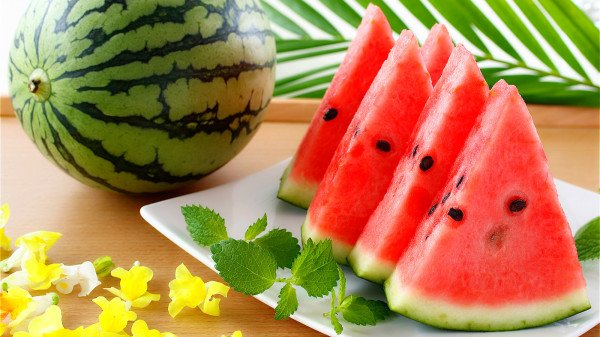
#> input picture open_modules/data/fruit.jpg, 600 x 337 px
$ python about_pillow.py
#> lines starting #> are read from the running program, lines starting #| are printed output that depends on the picture
#!/usr/bin/env python
# -*- coding: utf8 -*-
__author__ = "wangqiang"

'''
图像处理模块 pillow
pip install pillow
'''
import PIL
from PIL import Image


def open_and_show():
    img = Image.open("data/lenna.png")
    img.show()

    print("width: ", img.width)
    print("height: ", img.height)
    print("size: ", img.size)
    print("mode: ", img.mode)
    print("format: ", img.format)
    print("is_animated: ", img.is_animated)
    print("readonly: ", img.readonly)
    print("info: ", img.info)


def rotate_1():
    img = Image.open("data/fruit.jpg")
    rotated = img.rotate(90, expand=True)  # expand=True 防止旋转出现黑边
    rotated.show()


def rotate_2():
    img = Image.open("data/fruit.jpg")
#> img is the input picture: PIL image 600x337 RGB; mean R, G, B 177.9, 133.4, 82.7
    rotated = img.transpose(Image.ROTATE_90)  # 使用transpose防止出现黑边
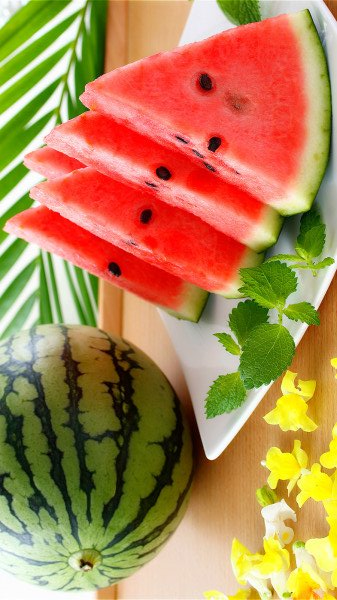
#> rotated: PIL image 337x600 RGB; mean R, G, B 177.9, 133.4, 82.7
    rotated.show()


if __name__ == '__main__':
    # open_and_show()
    # rotate_1()
    rotate_2()

$ run again, with open_modules/data/apple.jpg copied over open_modules/data/fruit.jpg
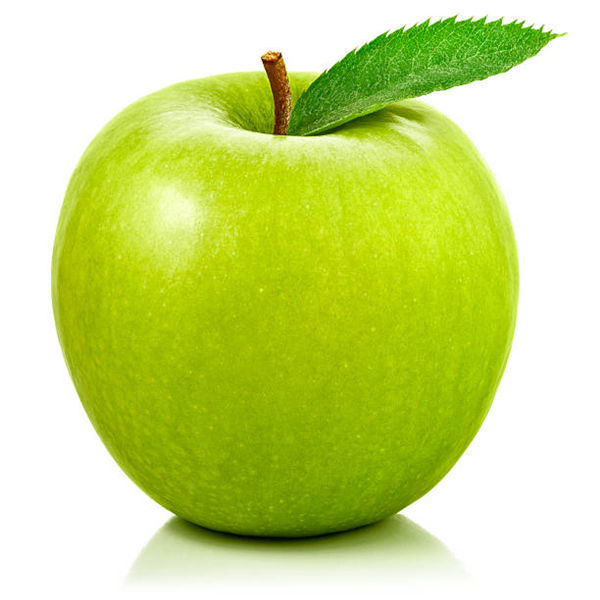
#> input picture open_modules/data/apple.jpg, 600 x 600 px
#> in rotate_2, img is the input picture: PIL image 600x600 RGB; mean R, G, B 202.8, 220.4, 129.8
#> in rotate_2, `rotated = img.transpose(Image.ROTATE_90)`:
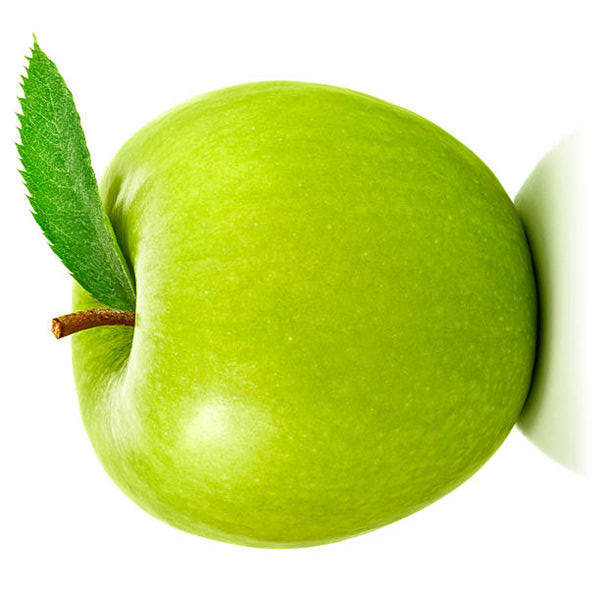
#> rotated: PIL image 600x600 RGB; mean R, G, B 202.8, 220.4, 129.8

$ run again, with open_modules/data/xingqiu.jpg copied over open_modules/data/fruit.jpg
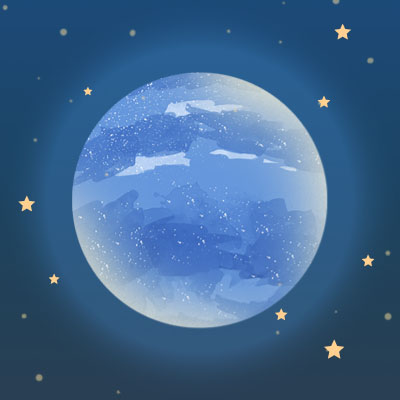
#> input picture open_modules/data/xingqiu.jpg, 400 x 400 px
#> in rotate_2, img is the input picture: PIL image 400x400 RGB; mean R, G, B 63.1, 101.8, 143.4
#> in rotate_2, `rotated = img.transpose(Image.ROTATE_90)`:
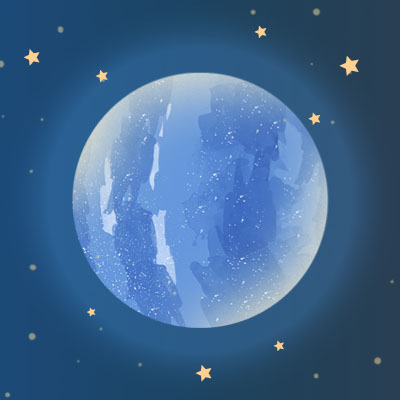
#> rotated: PIL image 400x400 RGB; mean R, G, B 63.1, 101.8, 143.4
